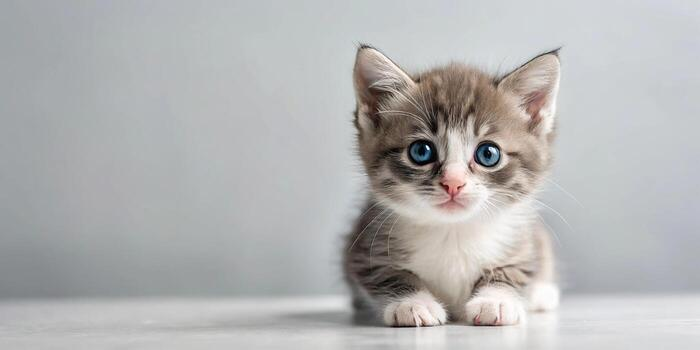
#> input picture 1_OpenCV/1_Basics/cat.jpg, 700 x 350 px
$ python '29open_CV_Rotate_90°_Counterclockwise.py'
#> lines starting #> are read from the running program, lines starting #| are printed output that depends on the picture
import cv2

img = cv2.imread("cat.jpg")
#> img is the input picture: shape (350, 700, 3); mean B, G, R 179.9, 179.9, 180

rotated = cv2.rotate(img, cv2.ROTATE_90_COUNTERCLOCKWISE)
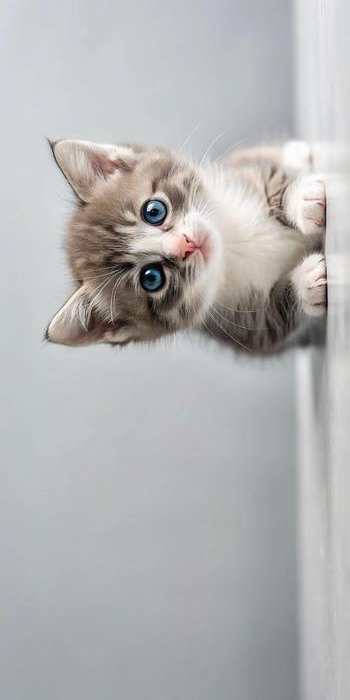
#> rotated: shape (700, 350, 3); mean B, G, R 179.9, 179.9, 180

cv2.imshow("Original", img)
cv2.imshow("90 Counter Clockwise", rotated)

cv2.waitKey(0)
cv2.destroyAllWindows()


# Original:
# Height = 350
# Width = 700
# Rotated:
# Height = 700
# Width = 350

# The height and width swap because the image has been rotated by 90°.
